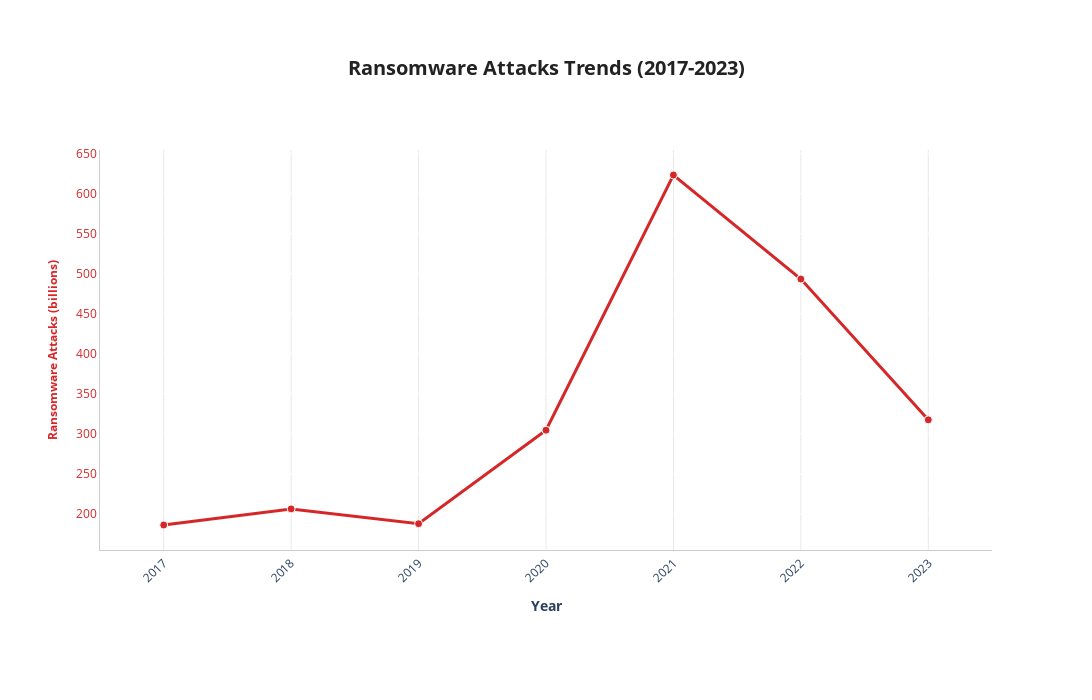

The notebook cell saved with this chart:
### Code cell
# Visualize Ransomware Attacks Trends
fig_ransomware = go.Figure()

# Add Ransomware attacks trace
fig_ransomware.add_trace(go.Scatter(
    x=df_ransomware_clean['Year'],
    y=df_ransomware_clean['Ransomware_Attacks'],
    mode='lines+markers',
    name='Ransomware Attacks',
    line=dict(color='#d62728', width=3),
    marker=dict(size=8, color='#d62728', line=dict(color='white', width=1)),
    yaxis='y1',
    hovertemplate='<b>Year: %{x}</b><br>Attacks: %{y:.2f}<extra></extra>'
))

# Update layout
fig_ransomware.update_layout(
    title={
        'text': '<b>Ransomware Attacks Trends (2017-2023)</b>',
        'x': 0.5,
        'xanchor': 'center',
        'font': {'size': 20, 'color': '#222222'}
    },
    xaxis=dict(
        title=dict(text='<b>Year</b>', font=dict(size=14)),
        showgrid=True,
        gridwidth=1,
        gridcolor='#e8e8e8',
        dtick=1,
        tickangle=-45,
        range=[2016.5, 2023.5]
    ),
    yaxis=dict(
        title=dict(text='<b>Ransomware Attacks (billions)</b>', font=dict(size=12, color='#d62728')),
        tickfont=dict(color='#d62728')
    ),
    plot_bgcolor='#ffffff',
    paper_bgcolor='#ffffff',
    hovermode='x unified',
    width=1100,
    height=700,
    margin=dict(l=100, r=100, t=150, b=150)
)

fig_ransomware.update_xaxes(showline=True, linewidth=1, linecolor='#cccccc')
fig_ransomware.update_yaxes(showline=True, linewidth=1, linecolor='#cccccc')

# Create outputs directory if it doesn't exist
output_dir = Path('./outputs')
output_dir.mkdir(parents=True, exist_ok=True)

# Save HTML and PNG versions
fig_ransomware.write_html(output_dir / 'cyber_events_trends_ransomware.html')
fig_ransomware.write_image(output_dir / 'cyber_events_trends_ransomware.png', width=1100, height=700)
print("✓ Chart saved: ./outputs/cyber_events_trends_ransomware.html")
print("✓ Chart saved: ./outputs/cyber_events_trends_ransomware.png")

fig_ransomware.show()

### Figure 1 — Plotly figure (JSON) as saved in the notebook; plotly's stock layout.template omitted (floating-point values rounded to 4 significant figures)
{"data": [{"hovertemplate": "<b>Year: %{x}</b><br>Attacks: %{y:.2f}<extra></extra>", "line": {"color": "#d62728", "width": 3}, "marker": {"color": "#d62728", "line": {"color": "white", "width": 1}, "size": 8}, "mode": "lines+markers", "name": "Ransomware Attacks", "type": "scatter", "x": [2017, 2018, 2019, 2020, 2021, 2022, 2023], "y": [186.3, 206.4, 187.9, 304.6, 623.2, 493.3, 317.6], "yaxis": "y"}], "layout": {"height": 700, "hovermode": "x unified", "margin": {"b": 150, "l": 100, "r": 100, "t": 150}, "paper_bgcolor": "#ffffff", "plot_bgcolor": "#ffffff", "title": {"font": {"color": "#222222", "size": 20}, "text": "<b>Ransomware Attacks Trends (2017-2023)</b>", "x": 0.5, "xanchor": "center"}, "width": 1100, "xaxis": {"dtick": 1, "gridcolor": "#e8e8e8", "gridwidth": 1, "linecolor": "#cccccc", "linewidth": 1, "range": [2016.0, 2024.0], "showgrid": true, "showline": true, "tickangle": -45, "title": {"font": {"size": 14}, "text": "<b>Year</b>"}}, "yaxis": {"linecolor": "#cccccc", "linewidth": 1, "showline": true, "tickfont": {"color": "#d62728"}, "title": {"font": {"color": "#d62728", "size": 12}, "text": "<b>Ransomware Attacks (billions)</b>"}}}}
